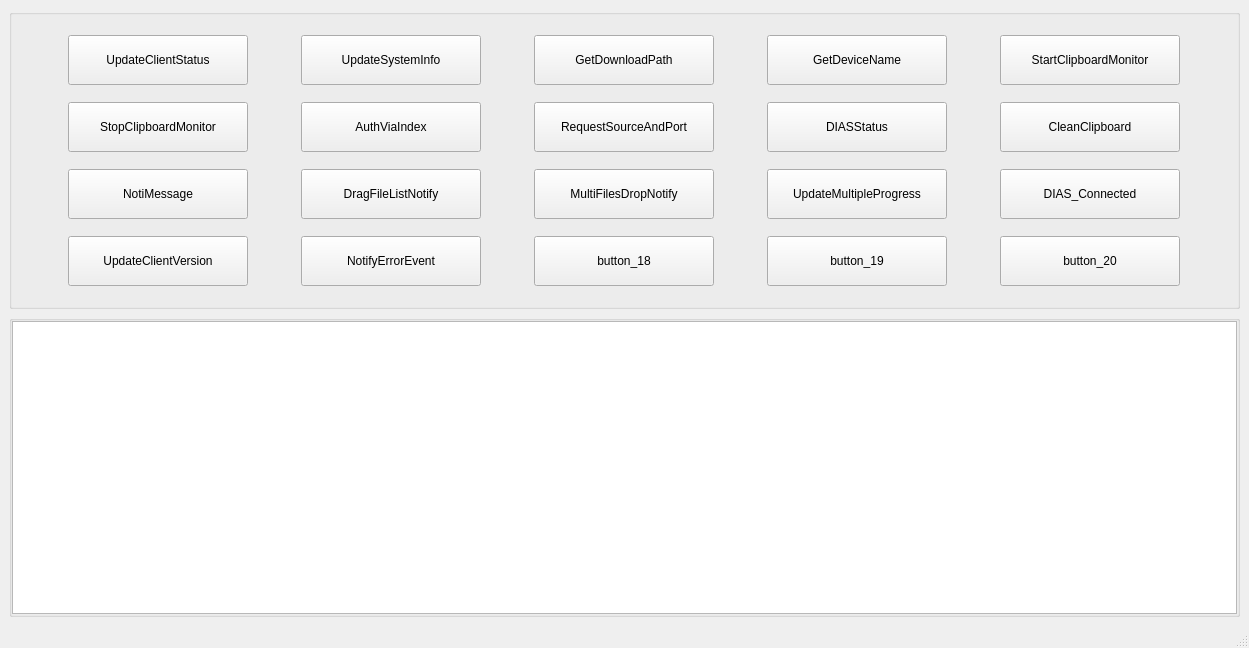
<?xml version="1.0" encoding="UTF-8"?>
<ui version="4.0">
 <class>ControlWindow</class>
 <widget class="QMainWindow" name="ControlWindow">
  <property name="geometry">
   <rect>
    <x>0</x>
    <y>0</y>
    <width>1249</width>
    <height>648</height>
   </rect>
  </property>
  <property name="windowTitle">
   <string>MainWindow</string>
  </property>
  <widget class="QWidget" name="centralwidget">
   <layout class="QVBoxLayout" name="verticalLayout">
    <item>
     <widget class="QGroupBox" name="groupBox">
      <property name="sizePolicy">
       <sizepolicy hsizetype="Expanding" vsizetype="Fixed">
        <horstretch>0</horstretch>
        <verstretch>0</verstretch>
       </sizepolicy>
      </property>
      <property name="minimumSize">
       <size>
        <width>0</width>
        <height>300</height>
       </size>
      </property>
      <property name="maximumSize">
       <size>
        <width>16777215</width>
        <height>300</height>
       </size>
      </property>
      <property name="title">
       <string/>
      </property>
      <layout class="QGridLayout" name="gridLayout">
       <item row="0" column="0">
        <widget class="QPushButton" name="UpdateClientStatus_btn">
         <property name="sizePolicy">
          <sizepolicy hsizetype="Fixed" vsizetype="Fixed">
           <horstretch>0</horstretch>
           <verstretch>0</verstretch>
          </sizepolicy>
         </property>
         <property name="minimumSize">
          <size>
           <width>180</width>
           <height>50</height>
          </size>
         </property>
         <property name="maximumSize">
          <size>
           <width>180</width>
           <height>50</height>
          </size>
         </property>
         <property name="text">
          <string>UpdateClientStatus</string>
         </property>
        </widget>
       </item>
       <item row="0" column="1">
        <widget class="QPushButton" name="UpdateSystemInfo_btn">
         <property name="sizePolicy">
          <sizepolicy hsizetype="Fixed" vsizetype="Fixed">
           <horstretch>0</horstretch>
           <verstretch>0</verstretch>
          </sizepolicy>
         </property>
         <property name="minimumSize">
          <size>
           <width>180</width>
           <height>50</height>
          </size>
         </property>
         <property name="maximumSize">
          <size>
           <width>180</width>
           <height>50</height>
          </size>
         </property>
         <property name="text">
          <string>UpdateSystemInfo</string>
         </property>
        </widget>
       </item>
       <item row="0" column="2">
        <widget class="QPushButton" name="GetDownloadPath_btn">
         <property name="sizePolicy">
          <sizepolicy hsizetype="Fixed" vsizetype="Fixed">
           <horstretch>0</horstretch>
           <verstretch>0</verstretch>
          </sizepolicy>
         </property>
         <property name="minimumSize">
          <size>
           <width>180</width>
           <height>50</height>
          </size>
         </property>
         <property name="maximumSize">
          <size>
           <width>180</width>
           <height>50</height>
          </size>
         </property>
         <property name="text">
          <string>GetDownloadPath</string>
         </property>
        </widget>
       </item>
       <item row="0" column="3">
        <widget class="QPushButton" name="GetDeviceName_btn">
         <property name="sizePolicy">
          <sizepolicy hsizetype="Fixed" vsizetype="Fixed">
           <horstretch>0</horstretch>
           <verstretch>0</verstretch>
          </sizepolicy>
         </property>
         <property name="minimumSize">
          <size>
           <width>180</width>
           <height>50</height>
          </size>
         </property>
         <property name="maximumSize">
          <size>
           <width>180</width>
           <height>50</height>
          </size>
         </property>
         <property name="text">
          <string>GetDeviceName</string>
         </property>
        </widget>
       </item>
       <item row="0" column="4">
        <widget class="QPushButton" name="StartClipboardMonitor_btn">
         <property name="sizePolicy">
          <sizepolicy hsizetype="Fixed" vsizetype="Fixed">
           <horstretch>0</horstretch>
           <verstretch>0</verstretch>
          </sizepolicy>
         </property>
         <property name="minimumSize">
          <size>
           <width>180</width>
           <height>50</height>
          </size>
         </property>
         <property name="maximumSize">
          <size>
           <width>180</width>
           <height>50</height>
          </size>
         </property>
         <property name="text">
          <string>StartClipboardMonitor</string>
         </property>
        </widget>
       </item>
       <item row="1" column="0">
        <widget class="QPushButton" name="StopClipboardMonitor_btn">
         <property name="sizePolicy">
          <sizepolicy hsizetype="Fixed" vsizetype="Fixed">
           <horstretch>0</horstretch>
           <verstretch>0</verstretch>
          </sizepolicy>
         </property>
         <property name="minimumSize">
          <size>
           <width>180</width>
           <height>50</height>
          </size>
         </property>
         <property name="maximumSize">
          <size>
           <width>180</width>
           <height>50</height>
          </size>
         </property>
         <property name="text">
          <string>StopClipboardMonitor</string>
         </property>
        </widget>
       </item>
       <item row="1" column="1">
        <widget class="QPushButton" name="AuthViaIndex_btn">
         <property name="sizePolicy">
          <sizepolicy hsizetype="Fixed" vsizetype="Fixed">
           <horstretch>0</horstretch>
           <verstretch>0</verstretch>
          </sizepolicy>
         </property>
         <property name="minimumSize">
          <size>
           <width>180</width>
           <height>50</height>
          </size>
         </property>
         <property name="maximumSize">
          <size>
           <width>180</width>
           <height>50</height>
          </size>
         </property>
         <property name="text">
          <string>AuthViaIndex</string>
         </property>
        </widget>
       </item>
       <item row="1" column="2">
        <widget class="QPushButton" name="RequestSourceAndPort_btn">
         <property name="sizePolicy">
          <sizepolicy hsizetype="Fixed" vsizetype="Fixed">
           <horstretch>0</horstretch>
           <verstretch>0</verstretch>
          </sizepolicy>
         </property>
         <property name="minimumSize">
          <size>
           <width>180</width>
           <height>50</height>
          </size>
         </property>
         <property name="maximumSize">
          <size>
           <width>180</width>
           <height>50</height>
          </size>
         </property>
         <property name="text">
          <string>RequestSourceAndPort</string>
         </property>
        </widget>
       </item>
       <item row="1" column="3">
        <widget class="QPushButton" name="DIASStatus">
         <property name="sizePolicy">
          <sizepolicy hsizetype="Fixed" vsizetype="Fixed">
           <horstretch>0</horstretch>
           <verstretch>0</verstretch>
          </sizepolicy>
         </property>
         <property name="minimumSize">
          <size>
           <width>180</width>
           <height>50</height>
          </size>
         </property>
         <property name="maximumSize">
          <size>
           <width>180</width>
           <height>50</height>
          </size>
         </property>
         <property name="text">
          <string>DIASStatus</string>
         </property>
        </widget>
       </item>
       <item row="1" column="4">
        <widget class="QPushButton" name="CleanClipboard_btn">
         <property name="sizePolicy">
          <sizepolicy hsizetype="Fixed" vsizetype="Fixed">
           <horstretch>0</horstretch>
           <verstretch>0</verstretch>
          </sizepolicy>
         </property>
         <property name="minimumSize">
          <size>
           <width>180</width>
           <height>50</height>
          </size>
         </property>
         <property name="maximumSize">
          <size>
           <width>180</width>
           <height>50</height>
          </size>
         </property>
         <property name="text">
          <string>CleanClipboard</string>
         </property>
        </widget>
       </item>
       <item row="2" column="0">
        <widget class="QPushButton" name="NotiMessage_btn">
         <property name="sizePolicy">
          <sizepolicy hsizetype="Fixed" vsizetype="Fixed">
           <horstretch>0</horstretch>
           <verstretch>0</verstretch>
          </sizepolicy>
         </property>
         <property name="minimumSize">
          <size>
           <width>180</width>
           <height>50</height>
          </size>
         </property>
         <property name="maximumSize">
          <size>
           <width>180</width>
           <height>50</height>
          </size>
         </property>
         <property name="text">
          <string>NotiMessage</string>
         </property>
        </widget>
       </item>
       <item row="2" column="1">
        <widget class="QPushButton" name="DragFileListNotify_btn">
         <property name="sizePolicy">
          <sizepolicy hsizetype="Fixed" vsizetype="Fixed">
           <horstretch>0</horstretch>
           <verstretch>0</verstretch>
          </sizepolicy>
         </property>
         <property name="minimumSize">
          <size>
           <width>180</width>
           <height>50</height>
          </size>
         </property>
         <property name="maximumSize">
          <size>
           <width>180</width>
           <height>50</height>
          </size>
         </property>
         <property name="text">
          <string>DragFileListNotify</string>
         </property>
        </widget>
       </item>
       <item row="2" column="2">
        <widget class="QPushButton" name="MultiFilesDropNotify_btn">
         <property name="sizePolicy">
          <sizepolicy hsizetype="Fixed" vsizetype="Fixed">
           <horstretch>0</horstretch>
           <verstretch>0</verstretch>
          </sizepolicy>
         </property>
         <property name="minimumSize">
          <size>
           <width>180</width>
           <height>50</height>
          </size>
         </property>
         <property name="maximumSize">
          <size>
           <width>180</width>
           <height>50</height>
          </size>
         </property>
         <property name="text">
          <string>MultiFilesDropNotify</string>
         </property>
        </widget>
       </item>
       <item row="2" column="3">
        <widget class="QPushButton" name="UpdateMultipleProgress_btn">
         <property name="sizePolicy">
          <sizepolicy hsizetype="Fixed" vsizetype="Fixed">
           <horstretch>0</horstretch>
           <verstretch>0</verstretch>
          </sizepolicy>
         </property>
         <property name="minimumSize">
          <size>
           <width>180</width>
           <height>50</height>
          </size>
         </property>
         <property name="maximumSize">
          <size>
           <width>180</width>
           <height>50</height>
          </size>
         </property>
         <property name="text">
          <string>UpdateMultipleProgress</string>
         </property>
        </widget>
       </item>
       <item row="2" column="4">
        <widget class="QPushButton" name="DIAS_Connected">
         <property name="sizePolicy">
          <sizepolicy hsizetype="Fixed" vsizetype="Fixed">
           <horstretch>0</horstretch>
           <verstretch>0</verstretch>
          </sizepolicy>
         </property>
         <property name="minimumSize">
          <size>
           <width>180</width>
           <height>50</height>
          </size>
         </property>
         <property name="maximumSize">
          <size>
           <width>180</width>
           <height>50</height>
          </size>
         </property>
         <property name="text">
          <string>DIAS_Connected</string>
         </property>
        </widget>
       </item>
       <item row="3" column="0">
        <widget class="QPushButton" name="UpdateClientVersion_btn">
         <property name="sizePolicy">
          <sizepolicy hsizetype="Fixed" vsizetype="Fixed">
           <horstretch>0</horstretch>
           <verstretch>0</verstretch>
          </sizepolicy>
         </property>
         <property name="minimumSize">
          <size>
           <width>180</width>
           <height>50</height>
          </size>
         </property>
         <property name="maximumSize">
          <size>
           <width>180</width>
           <height>50</height>
          </size>
         </property>
         <property name="text">
          <string>UpdateClientVersion</string>
         </property>
        </widget>
       </item>
       <item row="3" column="1">
        <widget class="QPushButton" name="NotifyErrorEvent_btn">
         <property name="sizePolicy">
          <sizepolicy hsizetype="Fixed" vsizetype="Fixed">
           <horstretch>0</horstretch>
           <verstretch>0</verstretch>
          </sizepolicy>
         </property>
         <property name="minimumSize">
          <size>
           <width>180</width>
           <height>50</height>
          </size>
         </property>
         <property name="maximumSize">
          <size>
           <width>180</width>
           <height>50</height>
          </size>
         </property>
         <property name="text">
          <string>NotifyErrorEvent</string>
         </property>
        </widget>
       </item>
       <item row="3" column="2">
        <widget class="QPushButton" name="button_18">
         <property name="sizePolicy">
          <sizepolicy hsizetype="Fixed" vsizetype="Fixed">
           <horstretch>0</horstretch>
           <verstretch>0</verstretch>
          </sizepolicy>
         </property>
         <property name="minimumSize">
          <size>
           <width>180</width>
           <height>50</height>
          </size>
         </property>
         <property name="maximumSize">
          <size>
           <width>180</width>
           <height>50</height>
          </size>
         </property>
         <property name="text">
          <string>button_18</string>
         </property>
        </widget>
       </item>
       <item row="3" column="3">
        <widget class="QPushButton" name="button_19">
         <property name="sizePolicy">
          <sizepolicy hsizetype="Fixed" vsizetype="Fixed">
           <horstretch>0</horstretch>
           <verstretch>0</verstretch>
          </sizepolicy>
         </property>
         <property name="minimumSize">
          <size>
           <width>180</width>
           <height>50</height>
          </size>
         </property>
         <property name="maximumSize">
          <size>
           <width>180</width>
           <height>50</height>
          </size>
         </property>
         <property name="text">
          <string>button_19</string>
         </property>
        </widget>
       </item>
       <item row="3" column="4">
        <widget class="QPushButton" name="button_20">
         <property name="sizePolicy">
          <sizepolicy hsizetype="Fixed" vsizetype="Fixed">
           <horstretch>0</horstretch>
           <verstretch>0</verstretch>
          </sizepolicy>
         </property>
         <property name="minimumSize">
          <size>
           <width>180</width>
           <height>50</height>
          </size>
         </property>
         <property name="maximumSize">
          <size>
           <width>180</width>
           <height>50</height>
          </size>
         </property>
         <property name="text">
          <string>button_20</string>
         </property>
        </widget>
       </item>
      </layout>
     </widget>
    </item>
    <item>
     <widget class="QGroupBox" name="groupBox_2">
      <property name="sizePolicy">
       <sizepolicy hsizetype="Expanding" vsizetype="Expanding">
        <horstretch>0</horstretch>
        <verstretch>0</verstretch>
       </sizepolicy>
      </property>
      <property name="title">
       <string/>
      </property>
      <layout class="QHBoxLayout" name="horizontalLayout">
       <property name="spacing">
        <number>0</number>
       </property>
       <property name="leftMargin">
        <number>0</number>
       </property>
       <property name="topMargin">
        <number>0</number>
       </property>
       <property name="rightMargin">
        <number>0</number>
       </property>
       <property name="bottomMargin">
        <number>0</number>
       </property>
       <item>
        <widget class="QTextEdit" name="logInfoEdit">
         <property name="font">
          <font>
           <family>Microsoft YaHei</family>
           <pointsize>11</pointsize>
          </font>
         </property>
        </widget>
       </item>
      </layout>
     </widget>
    </item>
   </layout>
  </widget>
  <widget class="QMenuBar" name="menubar">
   <property name="geometry">
    <rect>
     <x>0</x>
     <y>0</y>
     <width>1249</width>
     <height>21</height>
    </rect>
   </property>
  </widget>
  <widget class="QStatusBar" name="statusbar"/>
 </widget>
 <resources/>
 <connections/>
</ui>
